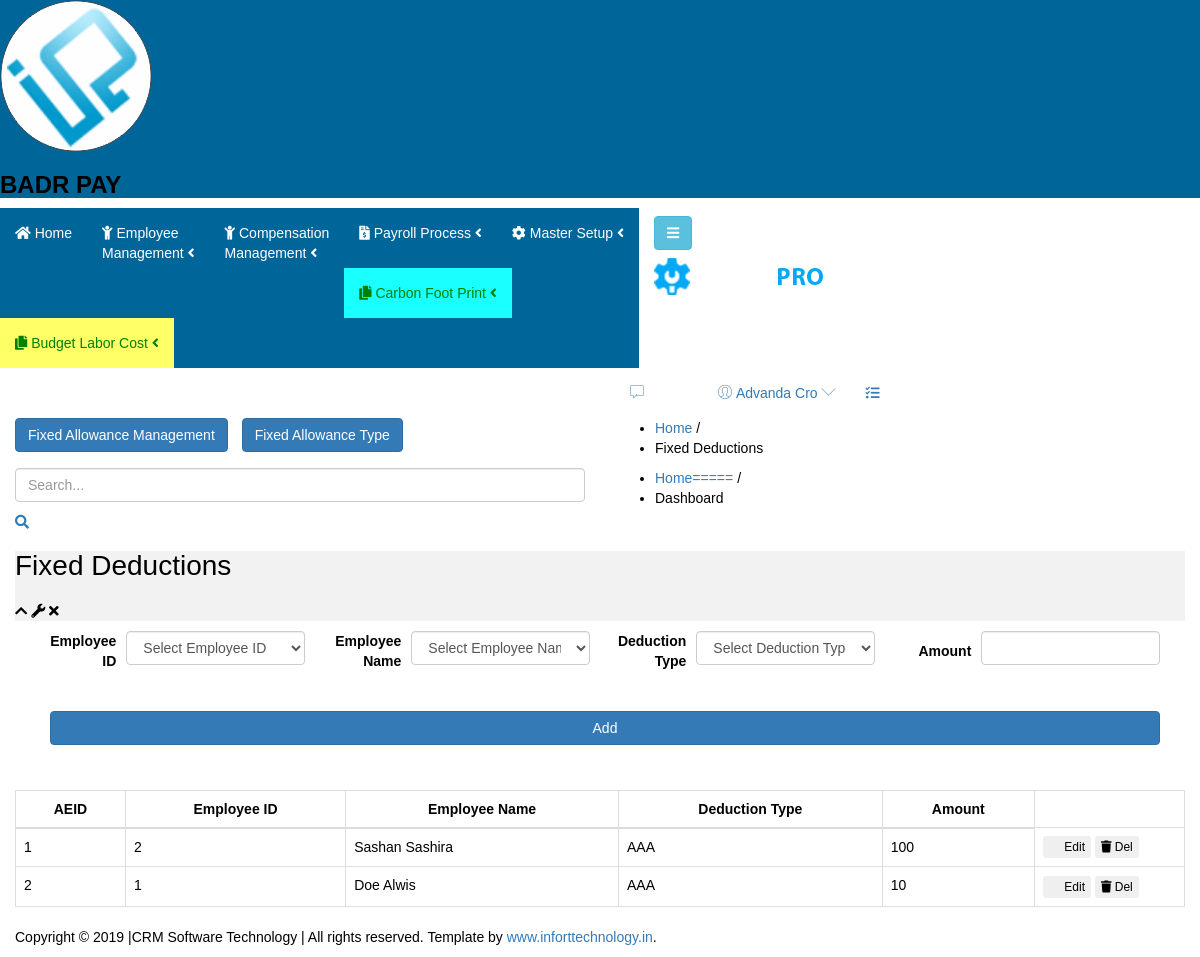
The page /Wamp/Forms/FixedDeduction/FixedADeductionUI.php on the database its author committed.
### tables this page shows
CREATE TABLE IF NOT EXISTS `fixeddeduction` (
  `AEID` int NOT NULL AUTO_INCREMENT,
  `EmployeeID` int NOT NULL,
  `DeductionTypeID` int NOT NULL,
  `Amount` double NOT NULL,
  `AUser` varchar(20) NOT NULL,
  `MUSer` varchar(20) NOT NULL,
  `Terminal` varchar(20) NOT NULL,
  `IsServerUpdate` int NOT NULL,
  `isUpdateToClient` int NOT NULL,
  `CompanyID` int NOT NULL,
  `EmpTypeID` int NOT NULL,
  PRIMARY KEY (`AEID`)
);

CREATE TABLE IF NOT EXISTS `employee` (
  `EmployeeID` int NOT NULL AUTO_INCREMENT,
  `EmployeeCode` varchar(15) NOT NULL,
  `FirstName` varchar(50) NOT NULL,
  `LastName` varchar(50) NOT NULL,
  `DepartmentID` int NOT NULL,
  `DesignationID` int NOT NULL,
  `Gender` varchar(10) NOT NULL,
  `Email` varchar(100) NOT NULL,
  `Address` varchar(255) NOT NULL,
  `MobileNumber` varchar(15) NOT NULL,
  `BirthDate` date NOT NULL,
  `JoinedDate` date NOT NULL,
  `Status` varchar(20) NOT NULL,
  `BasicSalary` decimal(10,2) NOT NULL,
  `PhotoPath` varchar(255) DEFAULT NULL,
  `PhotoID` varchar(255) NOT NULL,
  `QID` varchar(15) NOT NULL,
  `HourlyRate` double NOT NULL,
  PRIMARY KEY (`EmployeeID`)
);

CREATE TABLE IF NOT EXISTS `fixeddeductiontype` (
  `ID` int NOT NULL AUTO_INCREMENT,
  `AllowancesDescription` varchar(50) NOT NULL,
  `AUser` varchar(20) NOT NULL,
  `MUser` varchar(20) NOT NULL,
  `Terminal` varchar(20) NOT NULL,
  `IsServerUpdate` int NOT NULL,
  `isUpdateToClient` int NOT NULL,
  PRIMARY KEY (`ID`)
);

### Wamp/Connection/dbconnecting.php (called while the page is built, shortened)
<?php
$host = "localhost";
$user = "root";
$password = "";
$database = "badrpayroll";
class DBHandle {
    private $connection;
    public function __construct($host, $user, $password, $database) {
        $this->connection = new mysqli($host, $user, $password, $database);
    }
    public function runQuery($query) {
        $result = $this->connection->query($query);
        return $result;
    }
}
$db_handle = new DBHandle($host, $user, $password, $database);
?>

### Wamp/Forms/FixedDeduction/FixedADeductionUI.php (the view, shortened to what this page needs)
<?php
require_once("../../Connection/dbconnecting.php");
?>
<!doctype html>
<html class="no-js" lang="en">
<head>
    <?php include('../../Include/headerlinks.php'); ?>
</head>
<body class="materialdesign">
    <div class="wrapper-pro">
        <?php include('../../Include/sidebar.php'); ?>
        <div class="content-inner-all">
            <?php include('../../Include/header.php'); ?>
            <div class="breadcome-area mg-b-30 small-dn">
                <div class="container-fluid">
                    <div class="row">
                        <div class="col-lg-12">
                            <div class="breadcome-list shadow-reset">
                                <div class="row">
                                    <div class="col-lg-6">
                                        <div class="menu-container">
                                    <a href="../FixedDeduction/FixedADeductionUI.php" class="btn btn-primary">Fixed Allowance Management</a>
                                </div>
                                <div class="menu-container">
                                    <a href="../FixedDeductionType/FixedADeductionTypeUI.php" class="btn btn-primary">Fixed Allowance Type</a>
                                </div>
                                    </div>
                                    <div class="col-lg-6">
                                        <ul class="breadcome-menu">
                                            <li><a href="#">Home</a> <span class="bread-slash">/</span></li>
                                            <li><span class="bread-blod">Fixed Deductions</span></li>
                                        </ul>
                                    </div>
                                </div>
                            </div>
                        </div>
                    </div>
                </div>
            </div>
            <?php include('../../Include/menuarea.php'); ?>
            <div class="admin-dashone-data-table-area mg-b-15">
                <div class="container-fluid">
                    <div class="row">
                        <div class="col-lg-12">
                            <div class="sparkline8-list shadow-reset">
                                <div class="sparkline8-hd" style="background-color:#f2f2f2;">
                                    <div class="main-sparkline8-hd">
                                        <h1>Fixed Deductions</h1>
                                        <div class="sparkline8-outline-icon">
                                            <span class="sparkline8-collapse-link"><i class="fa fa-chevron-up"></i></span>
                                            <span><i class="fa fa-wrench"></i></span>
                                            <span class="sparkline8-collapse-close"><i class="fa fa-times"></i></span>
                                        </div>
                                    </div>
                                </div>
                                <div class="sparkline8-graph">
                                    <form id="fixedDeductionsForm" name="fixedDeductionsForm" method="post" autocomplete="off" action="">
                                        <div class="container">
                                            <div class="form-group">
                                                <label for="employeeID">Employee ID</label>
                                                <select class="form-control" id="employeeID" name="employeeID">
                                                    <option value="">Select Employee ID</option>
                                                </select>
                                            </div>
                                            <div class="form-group">
                                                <label for="employeeName">Employee Name</label>
                                                <select class="form-control" id="employeeName" name="employeeName">
                                                    <option value="">Select Employee Name</option>
                                                </select>
                                            </div>
                                            <div class="form-group">
                                                <label for="deductionTypeID">Deduction Type</label>
                                                <select class="form-control" id="deductionTypeID" name="deductionTypeID">
                                                    <option value="">Select Deduction Type</option>
                                                </select>
                                            </div>
                                            <div class="form-group">
                                                <label for="amount">Amount</label>
                                                <input type="text" class="form-control" id="amount" name="amount" required>
                                            </div>
                                            <div class="form-group">
                                                <button type="button" class="btn btn-primary" id="addFixedDeduction">Add</button>
                                            </div>
                                        </div>
                                    </form>
                                    <br>
                                    <div id="fixedDeductionsList">
                                        <table class="table table-bordered">
                                            <thead>
                                                <tr>
                                                    <th style="text-align:center;">AEID</th>
                                                    <th style="text-align:center;">Employee ID</th>
                                                    <th style="text-align:center;">Employee Name</th>
                                                    <th style="text-align:center;">Deduction Type</th>
                                                    <th style="text-align:center;">Amount</th>
                                                </tr>
                                            </thead>
                                            <tbody>
                                            <?php
                                            $queryA = "SELECT fd.*, e.FirstName, e.LastName, fdt.AllowancesDescription FROM `fixeddeduction` fd
                                                       JOIN `employee` e ON fd.EmployeeID = e.EmployeeID
                                                       JOIN `fixeddeductiontype` fdt ON fd.DeductionTypeID = fdt.ID
                                                       ORDER BY fd.AEID ASC";
                                            $resultA = $db_handle->runQuery($queryA);
                                            if (!empty($resultA)) {
                                                foreach ($resultA as $r) {
                                                    $ID = $r['AEID'];
                                                    ?>
                                                    <tr id="show">
                                                        <td style="text-align:left;" id="AEID-<?php echo $ID; ?>"><?php echo $r['AEID']; ?></td>
                                                        <td style="text-align:left;" id="EmployeeID-<?php echo $ID; ?>"><?php echo $r['EmployeeID']; ?></td>
                                                        <td style="text-align:left;" id="EmployeeName-<?php echo $ID; ?>"><?php echo $r['FirstName'].' '.$r['LastName']; ?></td>
                                                        <td style="text-align:left;" id="DeductionTypeID-<?php echo $ID; ?>"><?php echo $r['AllowancesDescription']; ?></td>
                                                        <td style="text-align:left;" id="Amount-<?php echo $ID; ?>"><?php echo $r['Amount']; ?></td>
                                                        <td style="width:150px;">
                                                            <div class="btn-group fixedDeductions-list-action">
                                                                <button class="btn btn-white btn-xs Update btn-hover-edit" id="<?php echo $ID; ?>"><i class="fa fa-pencil"></i> Edit</button>
                                                            </div>
                                                            <div class="btn-group fixedDeductions-list-action">
                                                                <button class="btn btn-white btn-xs Delete" id="<?php echo $ID; ?>"><i class="fa fa-trash"></i> Del</button>
                                                            </div>
                                                        </td>
                                                    </tr>
                                                    <?php
                                                }
                                            }
                                            ?>
                                            </tbody>
                                                                               </table>
                                    </div>
                                </div>
                            </div>
                        </div>
                    </div>
                </div>
            </div>
        </div>
    </div>
    <?php include('../../Include/footer.php'); ?>
</body>
</html>

### Wamp/Forms/css/style.css (style rules this page uses)
body { font-family: "Poppins", sans-serif; color: #000000; background-color: #ffffff; }
.btn, .btn:focus { outline: none !important; -webkit-box-shadow: none; box-shadow: none; }

### Wamp/Forms/FixedDeduction/FixedADeductionUI.php (style rules this page uses)
.form-control { margin-bottom: 10px; }
.container { display: flex; flex-wrap: wrap; justify-content: space-between; }
.container > div { flex: 1; min-width: 250px; padding: 10px; }
.form-group { display: flex; align-items: center; margin-bottom: 15px; }
.form-group label { flex: 1; text-align: right; margin-right: 10px; }
.form-group input, .form-group select { flex: 2; }
.form-group button { flex: 1; margin-left: 10px; }
.menu-container { display: inline-block; margin-right: 10px; }

### rows shown on the page
fixeddeduction: AEID "1", EmployeeID "2", EmployeeID.FirstName "Sashan", EmployeeID.LastName "Sashira", fixeddeductiontype.AllowancesDescription "AAA", Amount "100"
fixeddeduction: AEID "2", EmployeeID "1", EmployeeID.FirstName "Doe", EmployeeID.LastName "Alwis", fixeddeductiontype.AllowancesDescription "AAA", Amount "10"
